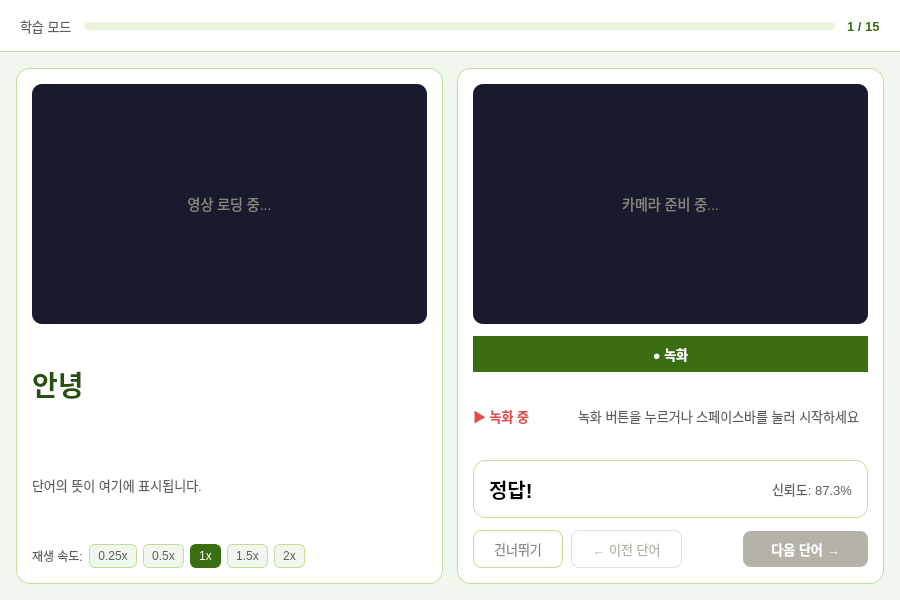
<?xml version="1.0" encoding="UTF-8"?>
<ui version="4.0">
 <class>StudyWidget</class>
 <widget class="QWidget" name="StudyWidget">
  <property name="geometry">
   <rect>
    <x>0</x>
    <y>0</y>
    <width>900</width>
    <height>600</height>
   </rect>
  </property>
  <property name="styleSheet">
   <string notr="true">QWidget#StudyWidget { background: #F0F7EE; }
QWidget#headerArea { background: white; border-bottom: 1px solid #C0DD97; }
QLabel#wordCountLabel { font-size: 13px; color: #5F5E5A; }
QLabel#wordIndexLabel { font-size: 13px; font-weight: 500; color: #3B6D11; }
QProgressBar#studyProgress { background: #EAF3DE; border-radius: 4px; border: none; }
QProgressBar#studyProgress::chunk { background: #639922; border-radius: 4px; }
QWidget#videoArea { background: white; border-radius: 14px; border: 1px solid #C0DD97; }
QLabel#videoPlayer { background: #1a1a2e; border-radius: 10px; color: #888780; font-size: 14px; }
QLabel#wordLabel { font-size: 28px; font-weight: 500; color: #27500A; }
QPushButton#recordBtn { background: #3B6D11; color: white; border: none; border-radius: 20px; font-size: 13px; font-weight: 500; padding: 8px 24px; min-width: 100px; }
QPushButton#recordBtn:hover { background: #27500A; }
QPushButton#recordBtn[recording=&quot;true&quot;] { background: #E24B4A; }
QPushButton#recordBtn[recording=&quot;true&quot;]:hover { background: #A93226; }
QLabel#countdownLabel { font-size: 48px; font-weight: 700; color: #3B6D11; }
QPushButton#speed025, QPushButton#speed050, QPushButton#speed100, QPushButton#speed150, QPushButton#speed200 { background: #F0F7EE; color: #5F5E5A; border: 1px solid #C0DD97; border-radius: 6px; font-size: 12px; padding: 4px 8px; }
QPushButton#speed025:checked, QPushButton#speed050:checked, QPushButton#speed100:checked, QPushButton#speed150:checked, QPushButton#speed200:checked { background: #3B6D11; color: white; border-color: #3B6D11; }
QWidget#cameraArea { background: white; border-radius: 14px; border: 1px solid #C0DD97; }
QLabel#cameraView { background: #1a1a2e; border-radius: 10px; color: #888780; font-size: 14px; }
QLabel#recordingLabel { font-size: 13px; color: #E24B4A; font-weight: 500; }
QLabel#statusLabel { font-size: 13px; color: #5F5E5A; }
QWidget#resultCard { border-radius: 12px; border: 1px solid #C0DD97; }
QLabel#verdictLabel { font-size: 20px; font-weight: 500; }
QLabel#confidenceLabel { font-size: 13px; color: #5F5E5A; }
QPushButton#prevBtn { background: transparent; color: #5F5E5A; border: 1px solid #C0DD97; border-radius: 8px; font-size: 13px; padding: 8px 20px; }
QPushButton#prevBtn:hover { background: #F0F7EE; }
QPushButton#prevBtn:disabled { color: #B4B2A9; border-color: #E0E0E0; }
QPushButton#skipBtn { background: transparent; color: #888780; border: 1px solid #C0DD97; border-radius: 8px; font-size: 13px; padding: 8px 20px; }
QPushButton#skipBtn:hover { background: #F0F7EE; }
QPushButton#nextBtn { background: #3B6D11; color: white; border: none; border-radius: 8px; font-size: 13px; font-weight: 500; padding: 8px 28px; }
QPushButton#nextBtn:hover { background: #27500A; }
QPushButton#nextBtn:disabled { background: #B4B2A9; }</string>
  </property>
  <layout class="QVBoxLayout" name="rootLayout">
   <property name="spacing">
    <number>0</number>
   </property>
   <property name="leftMargin">
    <number>0</number>
   </property>
   <property name="topMargin">
    <number>0</number>
   </property>
   <property name="rightMargin">
    <number>0</number>
   </property>
   <property name="bottomMargin">
    <number>0</number>
   </property>
   <item>
    <widget class="QWidget" name="headerArea">
     <property name="minimumSize"><size><width>0</width><height>52</height></size></property>
     <property name="maximumSize"><size><width>16777215</width><height>52</height></size></property>
     <layout class="QHBoxLayout" name="headerLayout">
      <property name="spacing"><number>12</number></property>
      <property name="leftMargin"><number>20</number></property>
      <property name="topMargin"><number>0</number></property>
      <property name="rightMargin"><number>20</number></property>
      <property name="bottomMargin"><number>0</number></property>
     <item>
      <widget class="QLabel" name="wordCountLabel">
       <property name="text">
        <string>학습 모드</string>
       </property>
      </widget>
     </item>
     <item>
      <widget class="QProgressBar" name="studyProgress">
       <property name="minimumSize">
        <size>
         <width>0</width>
         <height>8</height>
        </size>
       </property>
       <property name="maximumSize">
        <size>
         <width>16777215</width>
         <height>8</height>
        </size>
       </property>
       <property name="maximum">
        <number>15</number>
       </property>
       <property name="value">
        <number>0</number>
       </property>
       <property name="textVisible">
        <bool>false</bool>
       </property>
      </widget>
     </item>
     <item>
      <widget class="QLabel" name="wordIndexLabel">
       <property name="text">
        <string>1 / 15</string>
       </property>
      </widget>
     </item>
     </layout>
    </widget>
   </item>
   <item>
    <layout class="QHBoxLayout" name="bodyLayout">
     <property name="spacing">
      <number>14</number>
     </property>
     <property name="leftMargin">
      <number>16</number>
     </property>
     <property name="topMargin">
      <number>16</number>
     </property>
     <property name="rightMargin">
      <number>16</number>
     </property>
     <property name="bottomMargin">
      <number>16</number>
     </property>
     <item>
      <widget class="QWidget" name="videoArea">
       <property name="sizePolicy"><sizepolicy hsizetype="Expanding" vsizetype="Preferred"><horstretch>1</horstretch><verstretch>0</verstretch></sizepolicy></property>
       <layout class="QVBoxLayout" name="videoLayout">
       <property name="spacing">
        <number>12</number>
       </property>
       <property name="leftMargin">
        <number>16</number>
       </property>
       <property name="topMargin">
        <number>16</number>
       </property>
       <property name="rightMargin">
        <number>16</number>
       </property>
       <property name="bottomMargin">
        <number>16</number>
       </property>
       <item>
        <widget class="QLabel" name="videoPlayer">
         <property name="minimumSize">
          <size>
           <width>0</width>
           <height>240</height>
          </size>
         </property>
         <property name="maximumSize">
          <size>
           <width>16777215</width>
           <height>240</height>
          </size>
         </property>
         <property name="text">
          <string>영상 로딩 중...</string>
         </property>
         <property name="alignment">
          <set>Qt::AlignmentFlag::AlignCenter</set>
         </property>
        </widget>
       </item>
       <item>
        <layout class="QVBoxLayout" name="wordMeaningLayout">
         <property name="spacing">
          <number>6</number>
         </property>
         <item>
          <layout class="QHBoxLayout" name="wordRow">
           <property name="spacing">
            <number>10</number>
           </property>
           <item>
            <widget class="QLabel" name="wordLabel">
             <property name="text">
              <string>안녕</string>
             </property>
            </widget>
           </item>
           <item>
            <spacer>
             <property name="orientation">
              <enum>Qt::Orientation::Horizontal</enum>
             </property>
             <property name="sizeHint" stdset="0">
              <size>
               <width>40</width>
               <height>20</height>
              </size>
             </property>
            </spacer>
           </item>
          </layout>
         </item>
         <item>
          <widget class="QLabel" name="meaningLabel">
           <property name="minimumSize">
            <size>
             <width>0</width>
             <height>40</height>
            </size>
           </property>
           <property name="styleSheet">
            <string>font-size:13px; color:#5F5E5A; line-height:1.4;</string>
           </property>
           <property name="text">
            <string>단어의 뜻이 여기에 표시됩니다.</string>
           </property>
           <property name="wordWrap">
            <bool>true</bool>
           </property>
          </widget>
         </item>
        </layout>
       </item>
       <item>
        <layout class="QHBoxLayout" name="speedRow">
         <property name="spacing">
          <number>6</number>
         </property>
         <item>
          <widget class="QLabel" name="speedLabel">
           <property name="styleSheet">
            <string>font-size:12px; color:#5F5E5A;</string>
           </property>
           <property name="text">
            <string>재생 속도:</string>
           </property>
          </widget>
         </item>
         <item>
          <widget class="QPushButton" name="speed025">
           <property name="text">
            <string>0.25x</string>
           </property>
           <property name="checkable">
            <bool>true</bool>
           </property>
          </widget>
         </item>
         <item>
          <widget class="QPushButton" name="speed050">
           <property name="text">
            <string>0.5x</string>
           </property>
           <property name="checkable">
            <bool>true</bool>
           </property>
          </widget>
         </item>
         <item>
          <widget class="QPushButton" name="speed100">
           <property name="text">
            <string>1x</string>
           </property>
           <property name="checkable">
            <bool>true</bool>
           </property>
           <property name="checked">
            <bool>true</bool>
           </property>
          </widget>
         </item>
         <item>
          <widget class="QPushButton" name="speed150">
           <property name="text">
            <string>1.5x</string>
           </property>
           <property name="checkable">
            <bool>true</bool>
           </property>
          </widget>
         </item>
         <item>
          <widget class="QPushButton" name="speed200">
           <property name="text">
            <string>2x</string>
           </property>
           <property name="checkable">
            <bool>true</bool>
           </property>
          </widget>
         </item>
         <item>
          <spacer>
           <property name="orientation">
            <enum>Qt::Orientation::Horizontal</enum>
           </property>
           <property name="sizeHint" stdset="0">
            <size>
             <width>40</width>
             <height>20</height>
            </size>
           </property>
          </spacer>
         </item>
        </layout>
       </item>
      </layout>
      </widget>
     </item>
     <item>
      <widget class="QWidget" name="cameraArea">
       <property name="sizePolicy"><sizepolicy hsizetype="Expanding" vsizetype="Preferred"><horstretch>1</horstretch><verstretch>0</verstretch></sizepolicy></property>
       <layout class="QVBoxLayout" name="cameraLayout">
       <property name="spacing">
        <number>12</number>
       </property>
       <property name="leftMargin">
        <number>16</number>
       </property>
       <property name="topMargin">
        <number>16</number>
       </property>
       <property name="rightMargin">
        <number>16</number>
       </property>
       <property name="bottomMargin">
        <number>16</number>
       </property>
       <item>
        <widget class="QLabel" name="cameraView">
         <property name="minimumSize">
          <size>
           <width>0</width>
           <height>240</height>
          </size>
         </property>
         <property name="maximumSize">
          <size>
           <width>16777215</width>
           <height>240</height>
          </size>
         </property>
         <property name="text">
          <string>카메라 준비 중...</string>
         </property>
         <property name="alignment">
          <set>Qt::AlignmentFlag::AlignCenter</set>
         </property>
        </widget>
       </item>
       <item>
        <layout class="QHBoxLayout" name="recordRow" >
         <property name="spacing">
          <number>8</number>
         </property>
         <item>
          <widget class="QPushButton" name="recordBtn">
           <property name="cursor">
            <cursorShape>PointingHandCursor</cursorShape>
           </property>
           <property name="focusPolicy">
            <enum>Qt::FocusPolicy::NoFocus</enum>
           </property>
           <property name="text">
            <string>● 녹화</string>
           </property>
          </widget>
         </item>
        </layout>
       </item>
<item>
        <layout class="QHBoxLayout" name="statusRow">
         <item>
          <widget class="QLabel" name="recordingLabel">
           <property name="visible">
            <bool>false</bool>
           </property>
           <property name="styleSheet">
            <string>font-size:13px; color:#E24B4A; font-weight:500;</string>
           </property>
           <property name="text">
            <string>▶ 녹화 중</string>
           </property>
          </widget>
         </item>
         <item>
          <widget class="QLabel" name="countdownLabel">
           <property name="minimumSize">
            <size><width>24</width><height>0</height></size>
           </property>
           <property name="maximumSize">
            <size><width>24</width><height>16777215</height></size>
           </property>
           <property name="text">
            <string/>
           </property>
           <property name="alignment">
            <set>Qt::AlignmentFlag::AlignCenter</set>
           </property>
          </widget>
         </item>
         <item>
          <widget class="QLabel" name="statusLabel">
           <property name="text">
            <string>녹화 버튼을 누르거나 스페이스바를 눌러 시작하세요</string>
           </property>
          </widget>
         </item>
         <item>
          <spacer>
           <property name="orientation">
            <enum>Qt::Orientation::Horizontal</enum>
           </property>
           <property name="sizeHint" stdset="0">
            <size>
             <width>40</width>
             <height>20</height>
            </size>
           </property>
          </spacer>
         </item>
                </layout>
       </item>
       <item>
        <widget class="QWidget" name="resultCard">
         <property name="sizePolicy"><sizepolicy hsizetype="Expanding" vsizetype="Fixed"><horstretch>0</horstretch><verstretch>0</verstretch></sizepolicy></property>
         <layout class="QVBoxLayout" name="resultLayout">
         <property name="spacing">
          <number>6</number>
         </property>
         <property name="leftMargin">
          <number>16</number>
         </property>
         <property name="topMargin">
          <number>14</number>
         </property>
         <property name="rightMargin">
          <number>16</number>
         </property>
         <property name="bottomMargin">
          <number>14</number>
         </property>
         <item>
          <layout class="QHBoxLayout" name="resultRow">
           <item>
            <widget class="QLabel" name="verdictLabel">
             <property name="text">
              <string>정답!</string>
             </property>
            </widget>
           </item>
           <item>
            <spacer>
             <property name="orientation">
              <enum>Qt::Orientation::Horizontal</enum>
             </property>
             <property name="sizeHint" stdset="0">
              <size>
               <width>40</width>
               <height>20</height>
              </size>
             </property>
            </spacer>
           </item>
           <item>
            <widget class="QLabel" name="confidenceLabel">
             <property name="text">
              <string>신뢰도: 87.3%</string>
             </property>
            </widget>
           </item>
          </layout>
         </item>
        </layout>
        </widget>
       </item>
       <item>
        <layout class="QHBoxLayout" name="btnRow">
         <property name="spacing">
          <number>8</number>
         </property>
         <item>
          <widget class="QPushButton" name="skipBtn">
           <property name="cursor">
            <cursorShape>PointingHandCursor</cursorShape>
           </property>
           <property name="text">
            <string>건너뛰기</string>
           </property>
          </widget>
         </item>
         <item>
          <widget class="QPushButton" name="prevBtn">
           <property name="enabled">
            <bool>false</bool>
           </property>
           <property name="cursor">
            <cursorShape>PointingHandCursor</cursorShape>
           </property>
           <property name="text">
            <string>← 이전 단어</string>
           </property>
          </widget>
         </item>
         <item>
          <spacer>
           <property name="orientation">
            <enum>Qt::Orientation::Horizontal</enum>
           </property>
           <property name="sizeHint" stdset="0">
            <size>
             <width>40</width>
             <height>20</height>
            </size>
           </property>
          </spacer>
         </item>
         <item>
          <widget class="QPushButton" name="nextBtn">
           <property name="enabled">
            <bool>false</bool>
           </property>
           <property name="cursor">
            <cursorShape>PointingHandCursor</cursorShape>
           </property>
           <property name="text">
            <string>다음 단어 →</string>
           </property>
          </widget>
         </item>
        </layout>
       </item>
      </layout>
      </widget>
     </item>
    </layout>
   </item>
  </layout>
 </widget>
 <resources/>
 <connections/>
</ui>
